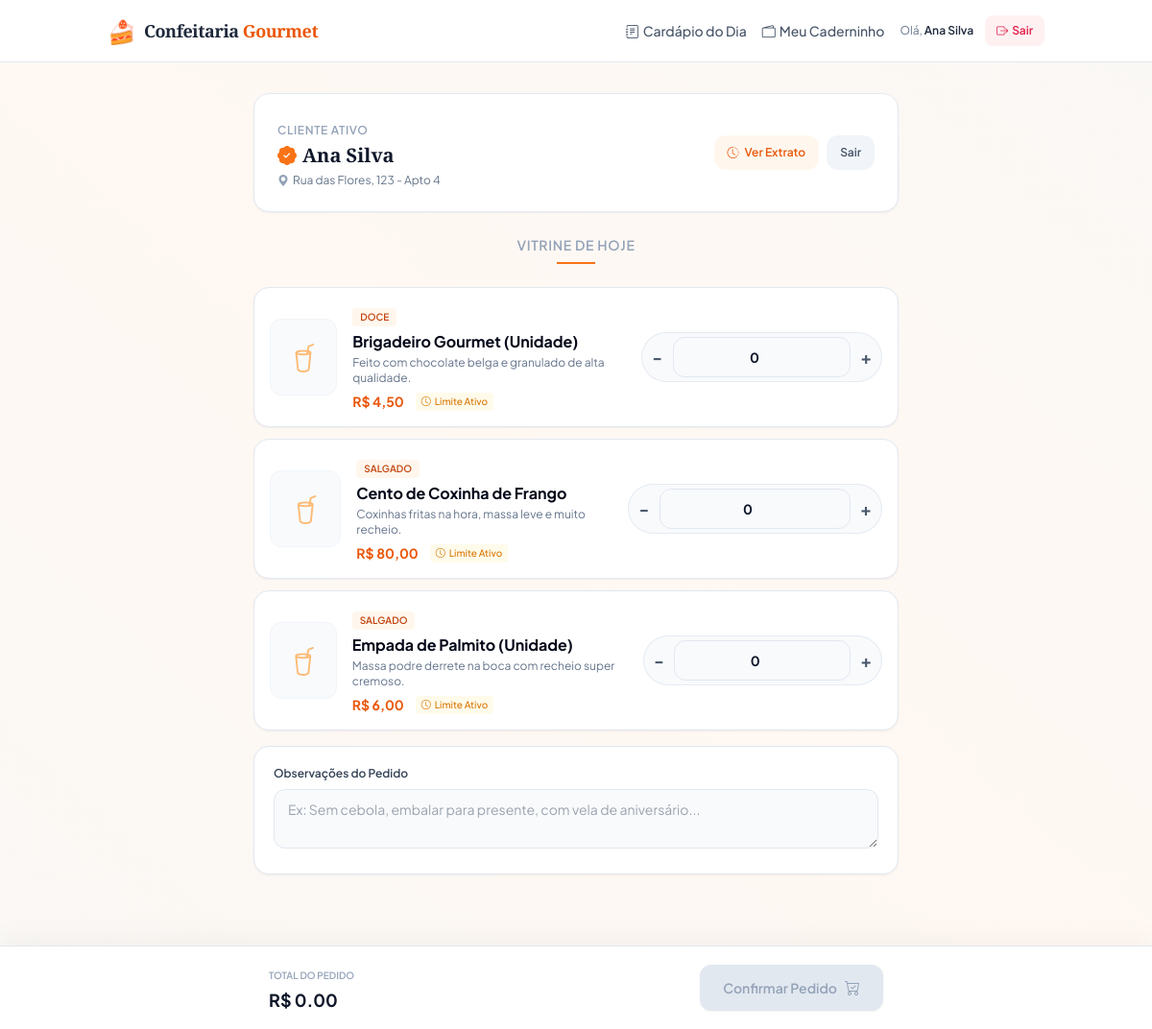
The page /cardapio/ (signed in) on the database its author committed.
### caderninho/models.py (models this page shows, shortened)
class Cliente(models.Model):
    nome = models.CharField(
        max_length=150,
        verbose_name="Nome Completo"
    )
    whatsapp = models.CharField(
        max_length=20,
        validators=[
            RegexValidator(
                regex=r'^\+?1?\d{9,15}$',
                message="O número de WhatsApp deve ser inserido no formato: '+5511999999999'. De 9 a 15 dígitos."
            )
        ],
        verbose_name="WhatsApp"
    )
    endereco = models.TextField(
        blank=True,
        null=True,
        verbose_name="Endereço (Opcional)"
    )
    observacao = models.TextField(
        blank=True,
        null=True,
        verbose_name="Observações Internas"
    )
    ativo = models.BooleanField(
        default=True,
        verbose_name="Cliente Ativo"
    )
    senha = models.CharField(
        max_length=128,
        default="",
        verbose_name="Senha de Acesso",
        help_text="A senha será criptografada automaticamente ao salvar."
    )
    class Meta:
        verbose_name = "Cliente"
        verbose_name_plural = "Clientes"
        ordering = ['nome']

class Produto(models.Model):
    CATEGORIA_CHOICES = [
        ('DOCE', 'Doce'),
        ('SALGADO', 'Salgado'),
        ('BOLO', 'Bolo'),
    ]
    nome = models.CharField(
        max_length=150,
        verbose_name="Nome do Produto"
    )
    categoria = models.CharField(
        max_length=10,
        choices=CATEGORIA_CHOICES,
        verbose_name="Categoria"
    )
    preco = models.DecimalField(
        max_length=10,
        max_digits=10,
        decimal_places=2,
        verbose_name="Preço Unitário"
    )
    descricao = models.TextField(
        blank=True,
        null=True,
        verbose_name="Descrição"
    )
    imagem = models.ImageField(
        upload_to='produtos/',
        blank=True,
        null=True,
        verbose_name="Imagem do Produto"
    )
    disponivel_hoje = models.BooleanField(
        default=True,
        verbose_name="Disponível Hoje"
    )
    limite_diario = models.PositiveIntegerField(
        default=0,
        help_text="Defina como 0 para produção ilimitada.",
        verbose_name="Limite de Produção Diário"
    )
    class Meta:
        verbose_name = "Produto"
        verbose_name_plural = "Produtos"
        ordering = ['nome']

### caderninho/views.py (the view, shortened to what this page needs)
# urls.py: path('cardapio/', views.cardapio, name='cardapio'),
@ratelimit(key='ip', rate='5/m', block=True)
def cardapio(request):
    cliente_id = request.session.get('cliente_id')
    if not cliente_id:
        return redirect('identificacao_cliente')
    cliente = get_object_or_404(Cliente, id=cliente_id, ativo=True)
    request.session['cliente_name'] = cliente.nome
    produtos = Produto.objects.filter(disponivel_hoje=True)
    return render(request, 'caderninho/cardapio.html', {
        'cliente': cliente,
        'produtos': produtos
    })

### caderninho/templates/caderninho/cardapio.html (shortened to what this page needs)
{% extends 'caderninho/base.html' %}
{% block content %}
<div class="max-w-2xl mx-auto pb-16">
  <div class="bg-white border border-slate-200 rounded-2xl p-6 mb-6 shadow-sm">
    <div class="flex flex-col sm:flex-row sm:items-center sm:justify-between gap-4">
      <div>
        <span class="text-xs font-semibold text-slate-400 uppercase tracking-wider">Cliente Ativo</span>
        <h2 class="text-xl font-serif font-bold text-slate-900 flex items-center gap-1.5 mt-0.5">
          <i class="bi bi-patch-check-fill text-orange-500"></i> {{ cliente.nome }}
        </h2>
        {% if cliente.endereco %}
          <p class="text-xs text-slate-500 mt-1 flex items-center gap-1">
            <i class="bi bi-geo-alt-fill text-slate-400"></i> {{ cliente.endereco }}
          </p>
        {% endif %}
      </div>
      <div class="flex gap-2">
        <a href="{% url 'cliente_historico' %}" class="inline-flex items-center gap-1.5 text-xs font-semibold text-orange-600 hover:text-orange-700 bg-orange-50 hover:bg-orange-100 px-3.5 py-2.5 rounded-xl transition">
          <i class="bi bi-clock-history"></i> Ver Extrato
        </a>
        <a href="{% url 'deslogar_cliente' %}" class="inline-flex items-center gap-1.5 text-xs font-semibold text-slate-600 hover:text-slate-900 bg-slate-100 hover:bg-slate-200 px-3.5 py-2.5 rounded-xl transition">
          Sair
        </a>
      </div>
    </div>
  </div>
  <div class="text-center mb-6">
    <h3 class="text-sm font-semibold text-slate-400 uppercase tracking-wider">Vitrine de Hoje</h3>
    <div class="w-10 h-0.5 bg-orange-500 mx-auto mt-2"></div>
  </div>
  <form method="post" action="{% url 'cardapio' %}" id="order-form" class="space-y-4">
    <div class="space-y-3">
      {% for produto in produtos %}
        <div class="bg-white border border-slate-200 rounded-2xl p-4 flex items-center justify-between gap-4 shadow-sm hover:shadow transition product-row"
             data-id="{{ produto.id }}"
             data-price="{{ produto.preco }}">
          <div class="flex items-center gap-4">
            {% if produto.imagem %}
              <img src="{{ produto.imagem.url }}" alt="{{ produto.nome }}" class="w-16 h-16 sm:w-20 sm:h-20 object-cover rounded-xl border border-slate-100">
            {% else %}
              <div class="w-16 h-16 sm:w-20 sm:h-20 bg-slate-50 flex items-center justify-center rounded-xl border border-slate-100 text-slate-300">
                <i class="bi bi-cup-straw text-2xl sm:text-3xl text-orange-300"></i>
              </div>
            {% endif %}
            <div>
              <span class="inline-block bg-orange-50 text-orange-700 text-[10px] font-semibold px-2 py-0.5 rounded mb-1 uppercase">{{ produto.get_categoria_display }}</span>
              <h4 class="font-bold text-sm sm:text-base text-slate-950">{{ produto.nome }}</h4>
              <p class="text-xs text-slate-500 mt-0.5 line-clamp-2 max-w-sm">{{ produto.descricao|default:"Sem descrição adicional." }}</p>
              <div class="flex items-center gap-3 mt-1.5">
                <span class="font-bold text-sm text-orange-600">R$ {{ produto.preco }}</span>
                {% if produto.limite_diario > 0 %}
                  <span class="text-[10px] font-medium text-amber-600 bg-amber-50 px-1.5 py-0.5 rounded flex items-center gap-1">
                    <i class="bi bi-clock"></i> Limite Ativo
                  </span>
                {% endif %}
              </div>
            </div>
          </div>
          <div class="flex items-center gap-1 bg-slate-50 border border-slate-200/80 rounded-full p-1 self-center">
            <button type="button" onclick="changeQty({{ produto.id }}, -1)" class="w-8 h-8 flex items-center justify-center font-bold text-lg text-slate-600 hover:bg-slate-200/50 rounded-full transition">-</button>
            <input type="number"
                   name="quantidade_{{ produto.id }}"
                   id="qty_{{ produto.id }}"
                   value="0"
                   min="0"
                   readonly
                   class="w-10 text-center bg-transparent border-0 font-bold text-sm text-slate-800 focus:ring-0 focus:outline-none">
            <button type="button" onclick="changeQty({{ produto.id }}, 1)" class="w-8 h-8 flex items-center justify-center font-bold text-lg text-slate-600 hover:bg-slate-200/50 rounded-full transition">+</button>
          </div>
        </div>
      {% empty %}
        <div class="bg-white border border-slate-200 rounded-2xl p-8 text-center shadow-sm">
          <i class="bi bi-info-circle text-4xl text-slate-300 block mb-3"></i>
          <p class="text-sm font-medium text-slate-500">A vitrine de hoje está vazia ou já encerrou. Por favor, volte mais tarde!</p>
        </div>
      {% endfor %}
    </div>
    {% if produtos %}
      <div class="bg-white border border-slate-200 rounded-2xl p-5 shadow-sm">
        <label for="observacoes" class="block text-xs font-semibold text-slate-700 mb-2">Observações do Pedido</label>
        <textarea name="observacoes" id="observacoes" rows="2" placeholder="Ex: Sem cebola, embalar para presente, com vela de aniversário..." class="w-full bg-slate-50 border border-slate-200 rounded-xl px-3.5 py-2.5 text-sm focus:outline-none focus:ring-2 focus:ring-orange-500 focus:bg-white transition"></textarea>
      </div>
      <div class="fixed bottom-0 left-0 right-0 bg-white border-t border-slate-200 shadow-[0_-8px_30px_rgba(0,0,0,0.04)] py-4 z-40">
        <div class="max-w-2xl mx-auto px-4 flex items-center justify-between gap-4">
          <div>
            <span class="text-slate-400 text-[10px] uppercase font-semibold">Total do Pedido</span>
            <div class="text-lg font-bold text-slate-900 mt-0.5">R$ <span id="cart-total">0.00</span></div>
          </div>
          <button type="submit" id="btn-submit-order" disabled class="bg-orange-600 hover:bg-orange-700 disabled:bg-slate-200 disabled:text-slate-400 disabled:cursor-not-allowed text-white font-semibold py-3 px-6 rounded-xl transition flex items-center gap-2 text-sm shadow-sm">
            Confirmar Pedido
            <i class="bi bi-cart-check text-base"></i>
          </button>
        </div>
      </div>
    {% endif %}
  </form>
</div>
{% endblock %}

### caderninho/templates/caderninho/base.html (shortened to what this page needs)
<!DOCTYPE html>
<html lang="pt-BR">
<head>
  <script src="https://cdn.tailwindcss.com"></script>
  <link rel="stylesheet" href="https://cdn.jsdelivr.net/npm/bootstrap-icons@1.10.5/font/bootstrap-icons.css">
</head>
<body class="bg-gradient-to-tr from-[#FAF8F5] via-[#FFF8F3] to-[#FAF8F5] text-[#0F172A] min-h-screen flex flex-col justify-between antialiased font-sans">
  <header class="bg-white border-b border-slate-200 sticky top-0 z-50">
    <div class="max-w-5xl mx-auto px-4 sm:px-6 h-16 flex items-center justify-between">
      <a href="{% url 'identificacao_cliente' %}" class="flex items-center gap-2">
        <span class="text-2xl">🍰</span>
        <span class="font-serif font-bold text-lg tracking-tight text-slate-800">Confeitaria <span class="text-orange-600">Gourmet</span></span>
      </a>
      <div class="flex items-center gap-4">
        {% if request.session.cliente_id %}
          <nav class="hidden md:flex items-center gap-4 text-sm font-medium">
            <a href="{% url 'cardapio' %}" class="text-slate-600 hover:text-slate-900 transition flex items-center gap-1">
              <i class="bi bi-journal-text"></i> Cardápio do Dia
            </a>
            <a href="{% url 'cliente_historico' %}" class="text-slate-600 hover:text-slate-900 transition flex items-center gap-1">
              <i class="bi bi-wallet2"></i> Meu Caderninho
            </a>
          </nav>
          <div class="flex items-center gap-3">
            <span class="text-xs text-slate-500 hidden sm:inline">
              Olá, <strong class="text-slate-800 font-semibold">{{ request.session.cliente_name }}</strong>
            </span>
            <a href="{% url 'deslogar_cliente' %}" class="inline-flex items-center gap-1 text-xs font-semibold text-rose-600 hover:text-rose-700 bg-rose-50 hover:bg-rose-100 px-3 py-2 rounded-lg transition">
              <i class="bi bi-box-arrow-right"></i> Sair
            </a>
          </div>
        {% endif %}
      </div>
    </div>
  </header>
  <main class="flex-grow max-w-5xl w-full mx-auto px-4 py-6 sm:py-8 {% if request.session.cliente_id %}pb-24 md:pb-8{% endif %}">
    {% block content %}{% endblock %}
  </main>
  <footer class="text-center py-6 text-xs text-slate-400 border-t border-slate-200/60 bg-white">
    <p>© 2026 Confeitaria Gourmet • Feito com carinho e qualidade premium</p>
  </footer>
</body>
</html>

### caderninho/templates/caderninho/base.html (style rules this page uses)
.form-control, input[type="text"], input[type="password"], input[type="tel"], input[type="number"], textarea, select { width: 100%; background-color: #F8FAFC; border: 1px solid #E2E8F0; border-radius: 0.75rem; padding: 0.625rem 0.875rem; font-size: 0.875rem; color: #0F172A; transition: all 0.2s; }

### rows shown on the page
Cliente: session.cliente_name "Ana Silva", nome "Ana Silva", endereco "Rua das Flores, 123 - Apto 4"
Produto: categoria "DOCE", nome "Brigadeiro Gourmet (Unidade)", descricao "Feito com chocolate belga e granulado de alta qualidade.", preco "4,50", limite_diario "Limite Ativo"
Produto: categoria "SALGADO", nome "Cento de Coxinha de Frango", descricao "Coxinhas fritas na hora, massa leve e muito recheio.", preco "80,00", limite_diario "Limite Ativo"
Produto: categoria "SALGADO", nome "Empada de Palmito (Unidade)", descricao "Massa podre derrete na boca com recheio super cremoso.", preco "6,00", limite_diario "Limite Ativo"
